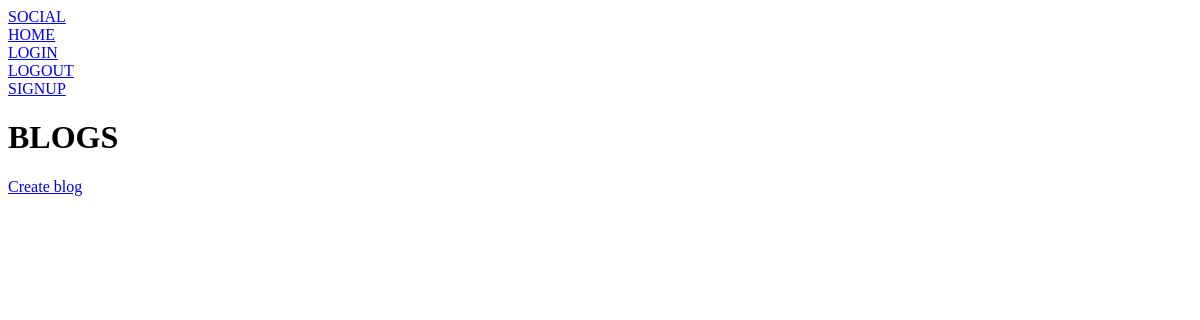
Page /profile/blogs/ (signed in) on the earlier database version.
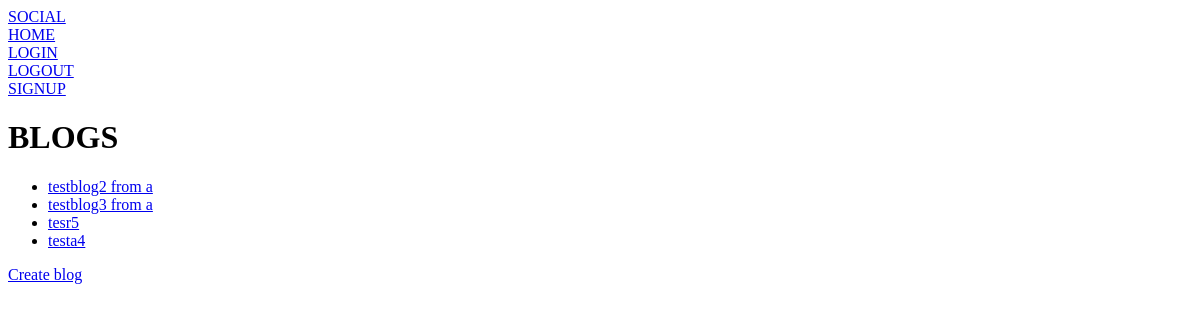
Same page on the later database version.
### blog/models.py (models this page shows, shortened)
class Blog(models.Model):
    author = models.ForeignKey(
        User, related_name='blogposts', on_delete=models.CASCADE)
    title = models.CharField(max_length=200)
    description = models.TextField()

### blog/views.py (the view)
# urls.py: path('blogs/', views.BlogListView.as_view(), name="blog"),
class BlogListView(LoginRequiredMixin, ListView):
    template_name = 'blog/blog_list.html'
    model = Blog
    def get_queryset(self):
        queryset = super(BlogListView, self).get_queryset()
        queryset = queryset.filter(author=self.request.user)
        return queryset

### blog/templates/blog/blog_list.html
{% extends 'blog/base.html'%}
{% block body_block %}
<h1>BLOGS</h1>
<ul>
    {% for blog in blog_list %}
    <li> <a href="{%   url 'blog:blog-detail' pk=blog.pk %}"> {{ blog.title}} </a></li>
    {% endfor %}
</ul>
<p><a href="{% url 'blog:blog-create'%}">Create blog</a></p>
{% endblock %}

Differences in the rows shown:
added Blog: title "testblog2 from a"
added Blog: title "testblog3 from a"
added Blog: title "tesr5"
added Blog: title "testa4"
